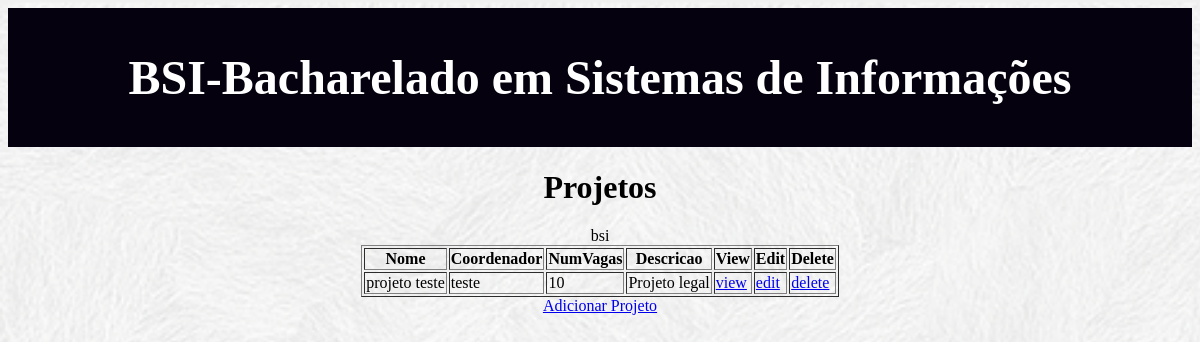
The page /bsi/projeto/ on the database its author committed.
### bsi/models.py (models this page shows, shortened)
class Projeto(models.Model):
    nome = models.CharField(max_length=100)
    coordenador = models.ForeignKey(Professor, on_delete=models.SET("0"))
    numVagas = models.IntegerField(default=0)
    descricao = models.CharField(max_length=300)

class Professor(models.Model):
    nome = models.CharField(max_length=100)
    username = models.CharField(max_length=100)
    senha = models.CharField(max_length=100)
    email = models.CharField(max_length=100)
    def __str__(self):
        return self.nome

### bsi/views.py (the view)
# urls.py: path('projeto/', views.ProjetoList.as_view(), name='projeto_list'),
class ProjetoList(ListView):
    model = models.Projeto

### bsi/templates/bsi/projeto_list.html
{% load static %}
<link rel="stylesheet" type="text/css" href="{% static 'bsi/bsi.css'%}">
<div class="page-header">
    <h1><a href="../../bsi/">BSI-Bacharelado em Sistemas de Informações</a></h1>
</div>
<center>
<h1>Projetos</h1>
bsi
<table border="1">
<thead>
    <tr>
    <th>Nome</th>
    <th>Coordenador</th>
    <th>NumVagas</th>
    <th>Descricao</th>
    <th>View</th>
    <th>Edit</th>
    <th>Delete</th>
    </tr>
</thead>
<tbody>
    {% for projeto in object_list %}
    <tr>
    <td>{{ projeto.nome }}</td>
    <td>{{ projeto.coordenador }}</td>
    <td>{{ projeto.numVagas }}</td>
    <td>{{ projeto.descricao }}</td>
    <td><a href="{% url "projeto_view" projeto.id %}">view</a></td>
    <td><a href="{% url "projeto_edit" projeto.id %}">edit</a></td>
    <td><a href="{% url "projeto_delete" projeto.id %}">delete</a></td>
    </tr>
    {% endfor %}
</tbody>
</table>
<a href="{% url "projeto_new" %}">Adicionar Projeto</a>
</center>

### bsi/static/bsi/bsi.css (style rules this page uses)
.page-header { background-color: rgb(5, 1, 15); margin-top: 0; padding: 10px 10px 10px 10px; text-align: center; }
.page-header h1, .page-header h1 a, .page-header h1 a:visited, .page-header h1 a:active { color: #ffffff; font-size: 36pt; text-decoration: none; }
h1, h2, h3, h4 { font-family: 'Times', cursive; }

### rows shown on the page
Projeto: nome "projeto teste", coordenador "teste", numVagas "10", descricao "Projeto legal"
